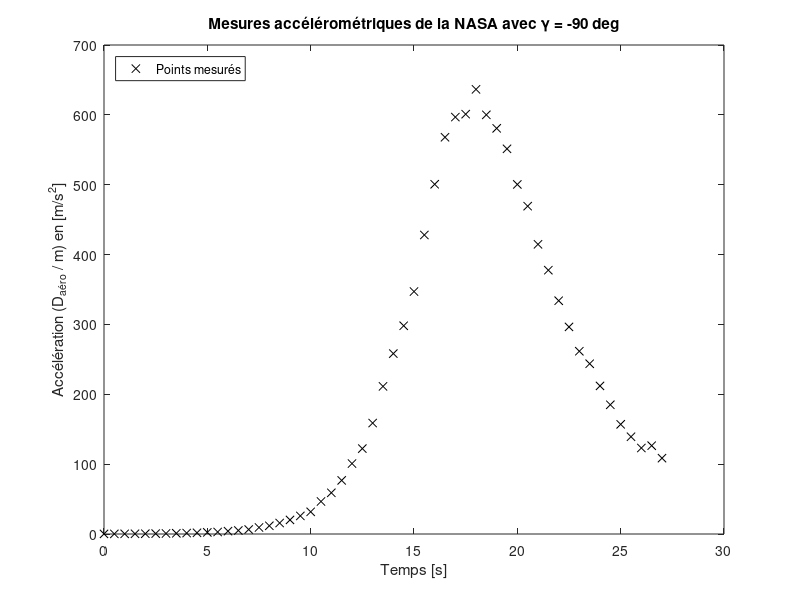
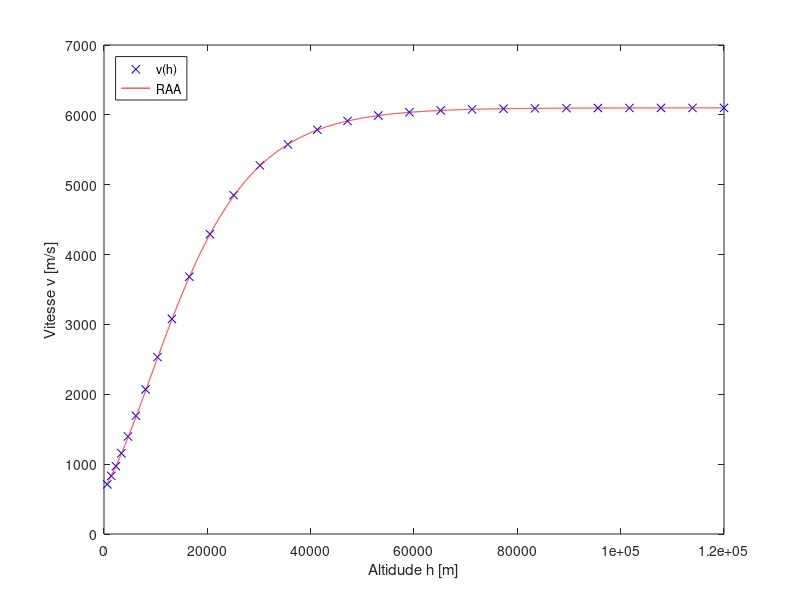
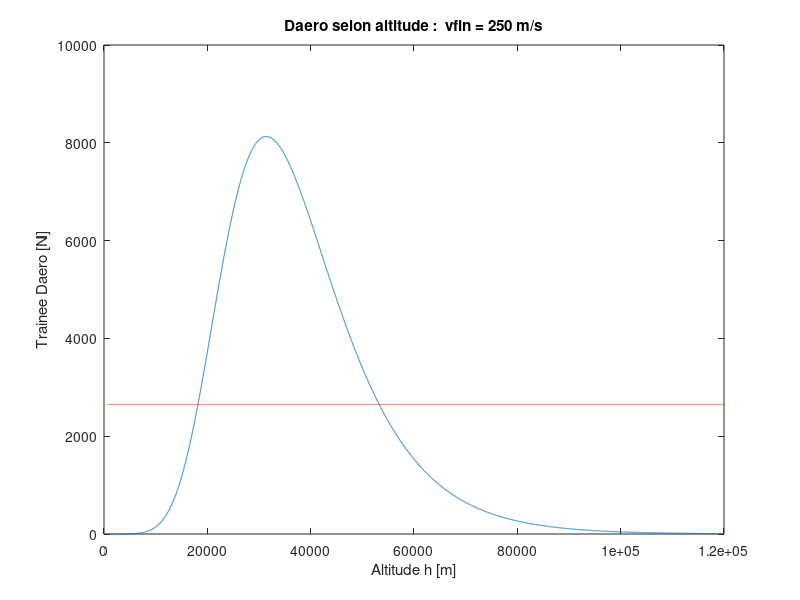
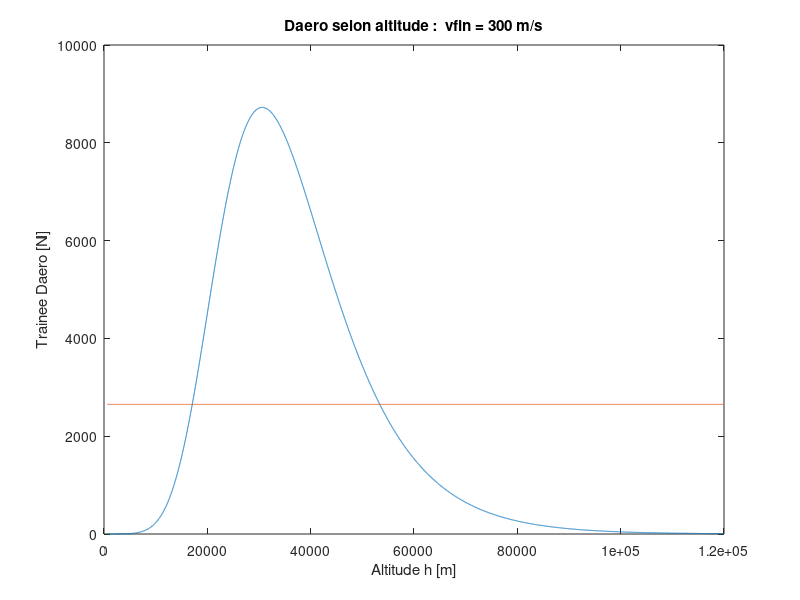

These figures' MATLAB source, in order:
clc
clear all
close all

load Accelero_Data_from_NASA

% ======== Paramètres ========  %
% NOTE : Mettre tout les angles en RADIANS dans les équations

m = 50;                 % kg            Masse de la capsule)
J = 1.5;                % kg-m^2        Inertie de la capsule)
R_mars = 3397e3;        % m             Rayon de mars
mu_mars = 42830e9;      % m^3/s^2       Paramètre grav. de Mars
%rho0 = ???             % ???           Densité atmosphérique à h0
%hs = ???               % ???           Facteur d'échelle de la densité
S = 0.8;                % m^2           Surface aéro. de la capsule
d = 0.05;               % m             Dimension aéro. de la capsule
CD0 = 1.2;              %               Coefficient de la trainée
CLa = 0.8;              %               Coefficient de la portance
CMa = -0.07;            %               Coefficient de couple
CMq = -0.05;            %               Coefficient d'amortissement
CMd = 0.1;              %               Coefficient de volet aéro.

% ======== Condition intiales ======== %

v_ini = 6100;           % m/s
gamma_ini = -20.5;      % deg       !!!
h_ini = 120000;         % m
s_ini = 0.0;            % deg       !!!
theta_ini = -80;        % deg       !!!
q_ini = 0.0;            % deg/s     !!!

% ======== Condition finales désirées ======== %

v_fin1 = 250;           % m/s       
v_fin2 = 300;           % m/s
h_fin = 10000;          % m

% ======== Contraintes ======== %

Delta_t_lim = 40;        % s
P_dyn_max = 9500;        % N/m^2
D_aero_max = 2650;       % N (pas dépasser ça plus que 40s)
% │theta_cmd│ < 60 deg


%% Résultat de la NASA

% ======== Condition intiales ======== %

v_ini_nasa = 6100;          % m/s
gamma_ini_nasa = -90;       % deg       
h_ini_nasa = 120000;        % m
s_ini_nasa = 0.0;           % deg       
theta_ini_nasa = -90;       % deg       
q_ini_nasa = 0.0;           % deg/s     


% ======== Bruit de mesure et Paramètre Balistique ======== %
sigma_n = 0.035;            % ??? car sigma_n((a_mes-a_approx)/a_mes) donc mult ???
B = CD0*S/m;                % m^2/kg

%% Identification

figure(1)
plot(t,acc_mes,'kx')
xlabel('Temps [s]')
ylabel('Accélération (D_{aéro} / m) en [m/s^2]')
legend('Points mesurés','Location','NorthWest')
title('Mesures accélérométriques de la NASA avec \gamma = -90 deg')





% Intégrons les données pour obtenir v(h). On cherche donc deux set de
% données qui donne des v et des h pour des temps identiques qu'on met
% ensemble par la suite. a->v par Trapeze et v->h par Simpson. Int

% 1. Trapèze:
v_trap(1) = 0;  %Initialisation du vecteur
dt = t(2)-t(1);
%dt = (t(end) - t(1))/length(t)
for n = 2:length(acc_mes)
    v_trap(n) = dt/2 * (acc_mes(1) + acc_mes(n) + 2*sum(acc_mes(2:n-1)));
end
v_trap = -v_trap + v_ini_nasa; % Pour ajouter la vitesse initiale à t = 0;

% figure
% plot(t, v_trap)

% Erreur sur trapeze
fpa_v = (acc_mes(2)-acc_mes(1))/dt; 
fpb_v = (acc_mes(end)-acc_mes(end-1))/dt; 
err_v = abs(dt^2/12 * (fpb_v - fpa_v));

% 2. Simpson:
h_simp(1) = 0;  %Initialisation du vecteur
t_simp(1) = t(1);
for n = 3:2:length(v_trap)
    h_simp((n-1)/2+1) = dt/3 * (-v_trap(1) + -v_trap(n) + 4*sum(-v_trap(2:2:n-1)) + 2*sum(-v_trap(3:2:n-1)));
    t_simp((n-1)/2+1) = t(n);
end
h_simp = h_simp + h_ini_nasa; % Pour ajouter la hauteur initiale à t = 0;

% Erreur sur Simpson
fpppa_h = ( -v_trap(4) - -3*v_trap(3) + -3*v_trap(2) - -v_trap(1) )/dt^3; 
fpppb_h = ( -v_trap(end) - -3*v_trap(end-1) + -3*v_trap(end-2) - -v_trap(end-3) )/dt^3;
err_h = abs(dt^4/180 * (fpppb_h - fpppa_h));

% Les paires de données sont donc v_trap(1:2:end) et h_simp pour t_simp (ou
% t(1:2:end)

% 3. Approximation à 2 paramètres:
Pdyn = acc_mes*m/(S*CD0);

Y = log(2*Pdyn(1:2:end)./(v_trap(1:2:end)'.^2));
X = h_simp';

b_m = inv([length(X),sum(X);sum(X),sum(X.^2)])*[sum(Y);sum(Y.*X)];

hs = -1/b_m(2)      % hs = 11100 [m] ou 1.11e4 [km] selon google
rho0 = exp(b_m(1))  % rho0 = 0.020 kg/m^3 selon google

% 4.  Calcul de l'erreur RMS et R2
% RMS
a_approx = (S*CD0)/m * 1/2*rho0*exp(-h_simp/hs).*v_trap(1:2:end).^2;
E = sum((a_approx-acc_mes(1:2:end)').^2);
RMS_a = sqrt(1/length(acc_mes(1:2:end)) * E)   % NOTE : RMS de l'acceleration

% NOTE : R2 TOUJOURS calculée dans le domaine linéaire (Y,X)
Y_calc = log(rho0*exp(-h_simp/hs));
R2 = sum((Y_calc-mean(Y)).^2)/sum((Y-mean(Y)).^2);


% 5. Comparaison avec bruit de l'accelerometre + RMS absolue (a_mes-a_approx)
% et (a_mes-a_approx)/a_mes

% ????????????


%% Validation de la RAA
h_raa = linspace(h_simp(1),h_simp(end),1e4);

rho_raa = rho0 * exp(-h_raa/hs);
rho_raa_ini = rho0 * exp(-h_ini_nasa/hs);
v_raa = v_ini_nasa * exp(1/2 * B * hs * (rho_raa - rho_raa_ini)/sind(gamma_ini_nasa));

figure(2)
plot(h_simp,v_trap(1:2:end),'xb')
hold on
plot(h_raa,v_raa,'r')
hold off
xlabel('Altidude h [m]')
ylabel('Vitesse v [m/s]')
legend('v(h)','RAA','Location','NorthWest')

%% Vérification des limites structurelle de la capsule

% Exprimons la courbe Pdyn avec RAA+gravité et appliquons Newton-Rhapson
% sur celui-ci. Note: Ce Pdyn sera en fonction de h et le delta_t_lim sera
% fait a partir du delta_h trouver par newton-rhapson.


% 0. Calcu de delta_v_aero
delta_v_aero1 = v_fin1 - sqrt(v_ini^2 + 2*mu_mars*(1/(h_fin+R_mars) - 1/(h_ini+R_mars)));
delta_v_aero2 = v_fin2 - sqrt(v_ini^2 + 2*mu_mars*(1/(h_fin+R_mars) - 1/(h_ini+R_mars)));

% 1. Calcul de l'angle gamma_ref pour les deux vitesse terminales
% Rho final utilisé dans les calculs de gamma ref
rho_fin = rho0*exp(-h_fin/hs);

% Calculs gamma refs
gamma_ref1 = asind(0.5*B*hs*(rho_fin - rho_raa_ini)/(log(1 + delta_v_aero1/v_ini))); 
gamma_ref2 = asind(0.5*B*hs*(rho_fin - rho_raa_ini)/(log(1 + delta_v_aero2/v_ini))); 

% Je refais les vecteurs de v avec la raa
v_raa_ref1 =  v_ini_nasa * exp((1/2) * B * hs * (rho_raa - rho_raa_ini)./sind(gamma_ref1));
v_raa_ref2 =  v_ini_nasa * exp((1/2) * B * hs * (rho_raa - rho_raa_ini)./sind(gamma_ref2));

% Pour vfin1 = 250 m/s
P_dyn_ref1 = (1/2)* rho_raa .* v_raa_ref1.^2;
D_aero_ref1 = P_dyn_ref1*S*CD0;
P_dyn_max1 = max(P_dyn_ref1); % ON EST GOOD C'EST EN BAS DE 9500
% F_ref1 = D_aero_ref1 - D_aero_max;

% Pour vfin2 = 300 m/s
P_dyn_ref2 = (1/2)* rho_raa .* v_raa_ref2.^2;
D_aero_ref2 = P_dyn_ref2*S*CD0;
P_dyn_max2 = max(P_dyn_ref2); % ON EST GOOD C'EST EN BAS DE 9500

% Affichage des Daero en fonction de l'altitde
figure
plot(h_raa, D_aero_ref1)
hold on
plot(h_raa, ones(length(h_raa), 1)*D_aero_max)
title('Daero selon altitude :  vfin = 250 m/s')
xlabel('Altitude h [m]')
ylabel('Trainee Daero [N]') 
hold off

figure
plot(h_raa, D_aero_ref2)
hold on
plot(h_raa, ones(length(h_raa), 1)*D_aero_max)
title('Daero selon altitude :  vfin = 300 m/s')
xlabel('Altitude h [m]')
ylabel('Trainee Daero [N]') 
hold off

% 2. Newton-Raphson
tol = 1e-10; % Donnée dans guide étudiant

% =======================     VFIN1 = 250 m/s   ========================= %
% ===================     c'est avec gamma_ref_1   ====================== %
% points de départ des itérations, voir graph pour comprendre
h_vfin1_1 = 19000; 
h_vfin1_2 = 40000; 

% rho est fonction de h
rho_vfin1_1 = rho0 * exp(-h_vfin1_1/hs);
rho_vfin1_2 = rho0 * exp(-h_vfin1_2/hs);

% v aussi fonction de h (Pour RAA)
v_vfin1_1 = v_ini_nasa * exp(1/2*B*hs*(rho_vfin1_1 - rho_raa_ini)/sind(gamma_ref1));
v_vfin1_2 = v_ini_nasa * exp(1/2*B*hs*(rho_vfin1_2 - rho_raa_ini)/sind(gamma_ref1));

% donc Pdyn est fonction de h
Pdyn_vfin1_1 = (1/2)*rho_vfin1_1*v_vfin1_1^2;
Pdyn_vfin1_2 = (1/2)*rho_vfin1_2*v_vfin1_2^2;

% donc Daero aussi
D_aero_vfin1_1 = Pdyn_vfin1_1*S*CD0;
D_aero_vfin1_2 = Pdyn_vfin1_2*S*CD0;

% On veut les valeurs qui croisent Daero max
F_vfin1_1 = D_aero_vfin1_1 - D_aero_max;
F_vfin1_2 = D_aero_vfin1_2 - D_aero_max;

% Dérivée de Daero par rapport à h (un peu dégueulasse)
% Je l'ai split en parties
diff_rho_vfin1_1 = (-rho0/hs)*exp(-h_vfin1_1/hs);
diff_v2_vfin1_1 = ((-v_ini_nasa^2*B*hs*rho0)/(sind(gamma_ref1)*hs)) * exp(-h_vfin1_1/hs) * exp(B*hs*(rho_vfin1_1-rho_raa_ini)/sind(gamma_ref1));

diff_rho_vfin1_2 = (-rho0/hs)*exp(-h_vfin1_2/hs);
diff_v2_vfin1_2 = ((-v_ini_nasa^2*B*hs*rho0)/(sind(gamma_ref1)*hs)) * exp(-h_vfin1_2/hs) * exp(B*hs*(rho_vfin1_2-rho_raa_ini)/sind(gamma_ref1));

% Voici le résultat
D_vfin1_1 = (S*CD0/2)*(diff_rho_vfin1_1*v_vfin1_1^2 + diff_v2_vfin1_1*rho_vfin1_1);
D_vfin1_2 = (S*CD0/2)*(diff_rho_vfin1_1*v_vfin1_2^2 + diff_v2_vfin1_2*rho_vfin1_2);

% Itérations Newton Raphson
% Premier h 
count1 = 0;
while abs(F_vfin1_1) > tol
    % Nouveau h selon Newton-Raphson
    h_vfin1_1 = h_vfin1_1 - F_vfin1_1/D_vfin1_1;
    
    % Recalcul avec ce h -> rho -> v -> Pdyn -> Daero -> F ->dérivée Daero
    rho_vfin1_1 = rho0 * exp(-h_vfin1_1/hs);
    v_vfin1_1 = v_ini_nasa * exp(1/2*B*hs*(rho_vfin1_1 - rho_raa_ini)/sind(gamma_ref1));
    Pdyn_vfin1_1 = 1/2*rho_vfin1_1*v_vfin1_1^2;
    D_aero_vfin1_1 = Pdyn_vfin1_1*S*CD0;
    F_vfin1_1 = D_aero_vfin1_1 - D_aero_max;
    
    % Partie utilisée dans dérivée
    diff_rho_vfin1_1 = (-rho0/hs)*exp(-h_vfin1_1/hs);
    diff_v2_vfin1_1 = ((-v_ini_nasa^2*B*hs*rho0)/(sind(gamma_ref1)*hs)) * exp(-h_vfin1_1/hs) * exp(B*hs*(rho_vfin1_1-rho_raa_ini)/sind(gamma_ref1));
    
    D_vfin1_1 = (S*CD0/2)*(diff_rho_vfin1_1*v_vfin1_1^2 + diff_v2_vfin1_1*rho_vfin1_1);
    
    % Compteur pour éviter boucle infinie
    count1 = count1 + 1;
    if count1 > 500
        break;
    end
end

% Deuxieme h 
count2 = 0;
while abs(F_vfin1_2) > tol
    % Nouveau h selon Newton-Raphson
    h_vfin1_2 = h_vfin1_2 - F_vfin1_2/D_vfin1_2;
    
    % Recalcul avec ce h -> rho -> v -> Pdyn -> Daero -> F ->dérivée Daero
    rho_vfin1_2 = rho0 * exp(-h_vfin1_2/hs);
    v_vfin1_2 = v_ini_nasa * exp(1/2*B*hs*(rho_vfin1_2 - rho_raa_ini)/sind(gamma_ref1));
    Pdyn_vfin1_2 = 1/2*rho_vfin1_2*v_vfin1_2^2;
    D_aero_vfin1_2 = Pdyn_vfin1_2*S*CD0;
    F_vfin1_2 = D_aero_vfin1_2 - D_aero_max;
    
    % Partie utilisée dans dérivée
    diff_rho_vfin1_2 = (-rho0/hs)*exp(-h_vfin1_2/hs);
    diff_v2_vfin1_2 = ((-v_ini_nasa^2*B*hs*rho0)/(sind(gamma_ref1)*hs)) * exp(-h_vfin1_2/hs) * exp(B*hs*(rho_vfin1_2-rho_raa_ini)/sind(gamma_ref1));
    
    D_vfin1_2 = (S*CD0/2)*(diff_rho_vfin1_2*v_vfin1_2^2 + diff_v2_vfin1_2*rho_vfin1_2);
    
    % Compteur pour éviter boucle infinie
    count2 = count2 + 1;
    if count2 > 500
        break;
    end
end

% Vérification de la dérivée
% for i = 1 : length(F_ref1)-1
%     diff_approx(i) = (F_ref1(i+1) - F_ref1(i))/(h_raa(2)-h_raa(1));
%     
%     diff_rho = (-rho0/hs)*exp(-h_raa(i)/hs);
%     diff_v2 = ((-B*hs*rho0*v_ini_nasa^2)/(sind(gamma_ref1)*hs)) * exp(-h_raa(i)/hs) * exp(B*hs*(rho_raa(i)-rho_raa_ini)/sind(gamma_ref1));
%     
%     D_NR1(i) = (S*CD0/2)*(diff_rho*v_raa_ref1(i)^2 + diff_v2*rho_raa(i));
% end

% Graph dérivée et approximation 
% figure
% plot(h_raa(1:end-1), D_NR1)
% hold on
% plot(h_raa(1:end-1), diff_approx)
% legend('Dérivée trouvée analytiquement', 'Dérivée approx.')
% title('Comparaison des dérivées')

% =======================     VFIN1 = 300 m/s   ========================= %
% ===================     c'est avec gamma_ref_2   ====================== %
% points de départ des itérations, voir graph pour comprendre
h_vfin2_1 = 19000; 
h_vfin2_2 = 40000; 

% rho est fonction de h
rho_vfin2_1 = rho0 * exp(-h_vfin2_1/hs);
rho_vfin2_2 = rho0 * exp(-h_vfin2_2/hs);

% v aussi fonction de h (Pour RAA)
v_vfin2_1 = v_ini_nasa * exp(1/2*B*hs*(rho_vfin2_1 - rho_raa_ini)/sind(gamma_ref2));
v_vfin2_2 = v_ini_nasa * exp(1/2*B*hs*(rho_vfin2_2 - rho_raa_ini)/sind(gamma_ref2));

% donc Pdyn est fonction de h
Pdyn_vfin2_1 = (1/2)*rho_vfin2_1*v_vfin2_1^2;
Pdyn_vfin2_2 = (1/2)*rho_vfin2_2*v_vfin2_2^2;

% donc Daero aussi
D_aero_vfin2_1 = Pdyn_vfin2_1*S*CD0;
D_aero_vfin2_2 = Pdyn_vfin2_2*S*CD0;

% On veut les valeurs qui croisent Daero max
F_vfin2_1 = D_aero_vfin2_1 - D_aero_max;
F_vfin2_2 = D_aero_vfin2_2 - D_aero_max;

% Dérivée de Daero par rapport à h (un peu dégueulasse)
% Je l'ai split en parties
diff_rho_vfin2_1 = (-rho0/hs)*exp(-h_vfin2_1/hs);
diff_v2_vfin2_1 = ((-v_ini_nasa^2*B*hs*rho0)/(sind(gamma_ref2)*hs)) * exp(-h_vfin2_1/hs) * exp(B*hs*(rho_vfin2_1-rho_raa_ini)/sind(gamma_ref2));

diff_rho_vfin2_2 = (-rho0/hs)*exp(-h_vfin2_2/hs);
diff_v2_vfin2_2 = ((-v_ini_nasa^2*B*hs*rho0)/(sind(gamma_ref2)*hs)) * exp(-h_vfin2_2/hs) * exp(B*hs*(rho_vfin2_2-rho_raa_ini)/sind(gamma_ref2));

% Voici le résultat
D_vfin2_1 = (S*CD0/2)*(diff_rho_vfin2_1*v_vfin2_1^2 + diff_v2_vfin2_1*rho_vfin2_1);
D_vfin2_2 = (S*CD0/2)*(diff_rho_vfin2_1*v_vfin2_2^2 + diff_v2_vfin2_2*rho_vfin2_2);

% Itérations Newton Raphson
% Premier h 
count3 = 0;
while abs(F_vfin2_1) > tol
    % Nouveau h selon Newton-Raphson
    h_vfin2_1 = h_vfin2_1 - F_vfin2_1/D_vfin2_1;
    
    % Recalcul avec ce h -> rho -> v -> Pdyn -> Daero -> F ->dérivée Daero
    rho_vfin2_1 = rho0 * exp(-h_vfin2_1/hs);
    v_vfin2_1 = v_ini_nasa * exp(1/2*B*hs*(rho_vfin2_1 - rho_raa_ini)/sind(gamma_ref2));
    Pdyn_vfin2_1 = 1/2*rho_vfin2_1*v_vfin2_1^2;
    D_aero_vfin2_1 = Pdyn_vfin2_1*S*CD0;
    F_vfin2_1 = D_aero_vfin2_1 - D_aero_max;
    
    % Partie utilisée dans dérivée
    diff_rho_vfin2_1 = (-rho0/hs)*exp(-h_vfin2_1/hs);
    diff_v2_vfin2_1 = ((-v_ini_nasa^2*B*hs*rho0)/(sind(gamma_ref2)*hs)) * exp(-h_vfin2_1/hs) * exp(B*hs*(rho_vfin2_1-rho_raa_ini)/sind(gamma_ref2));
    
    D_vfin2_1 = (S*CD0/2)*(diff_rho_vfin2_1*v_vfin2_1^2 + diff_v2_vfin2_1*rho_vfin2_1);
    
    % Compteur pour éviter boucle infinie
    count3 = count3 + 1;
    if count3 > 500
        break;
    end
end

% Deuxieme h 
count4 = 0;
while abs(F_vfin2_2) > tol
    % Nouveau h selon Newton-Raphson
    h_vfin2_2 = h_vfin2_2 - F_vfin2_2/D_vfin2_2;
    
    % Recalcul avec ce h -> rho -> v -> Pdyn -> Daero -> F ->dérivée Daero
    rho_vfin2_2 = rho0 * exp(-h_vfin2_2/hs);
    v_vfin2_2 = v_ini_nasa * exp(1/2*B*hs*(rho_vfin2_2 - rho_raa_ini)/sind(gamma_ref2));
    Pdyn_vfin2_2 = 1/2*rho_vfin2_2*v_vfin2_2^2;
    D_aero_vfin2_2 = Pdyn_vfin2_2*S*CD0;
    F_vfin2_2 = D_aero_vfin2_2 - D_aero_max;
    
    % Partie utilisée dans dérivée
    diff_rho_vfin2_2 = (-rho0/hs)*exp(-h_vfin2_2/hs);
    diff_v2_vfin2_2 = ((-v_ini_nasa^2*B*hs*rho0)/(sind(gamma_ref2)*hs)) * exp(-h_vfin2_2/hs) * exp(B*hs*(rho_vfin2_2-rho_raa_ini)/sind(gamma_ref2));
    
    D_vfin2_2 = (S*CD0/2)*(diff_rho_vfin2_2*v_vfin2_2^2 + diff_v2_vfin2_2*rho_vfin2_2);
    
    % Compteur pour éviter boucle infinie
    count4 = count4 + 1;
    if count4 > 500
        break;
    end
end

% NOTE: h obtenus comparés avec les graphs et ils concordent

